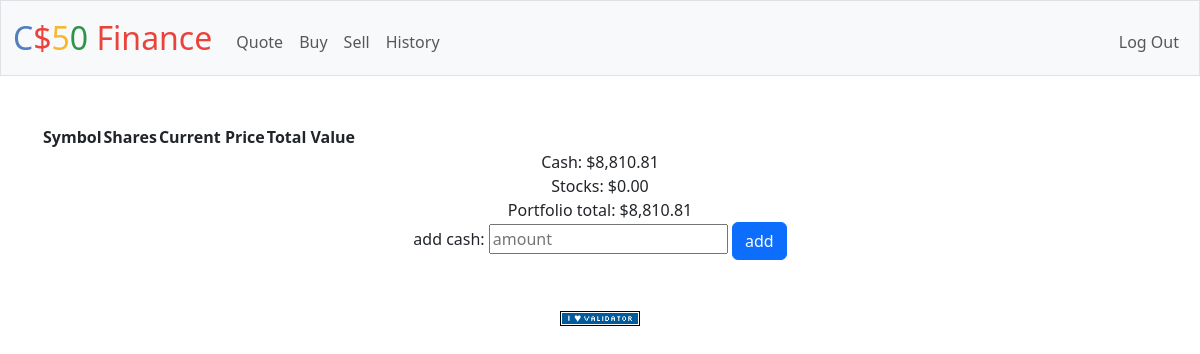
Before: / (signed in) with the older database file.
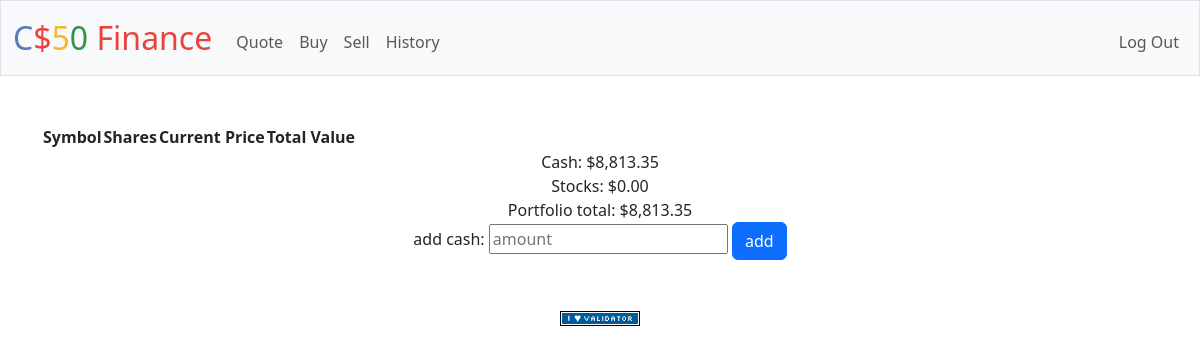
After: the same page with the newer database file.
### tables this page shows
CREATE TABLE users (id INTEGER PRIMARY KEY AUTOINCREMENT NOT NULL, username TEXT NOT NULL, hash TEXT NOT NULL, cash NUMERIC NOT NULL DEFAULT 10000.00);

### app.py (the view)
@app.route("/")
@login_required
def index():
    positions = stocks(session["user_id"])
    user = get_user(session["user_id"])
    cash = float(user["cash"])
    stock_total = 0
    for position in positions:
        stock_total += position["shares"] * position["price"]
    portfolio = {
        "cash": cash,
        "stocks": stock_total,
    }
    return render_template(
        "index.html",
        stocks=positions,
        portfolio=portfolio,
    )

### app.py (called while the page is built, shortened)
@app.after_request
def after_request(response):
    response.headers["Cache-Control"] = "no-cache, no-store, must-revalidate"
    response.headers["Expires"] = 0
    response.headers["Pragma"] = "no-cache"
    return response

def get_user(id: int) -> dict[str | Any] | None:
    db_result = db.execute("SELECT * FROM users where id = ?", id)
    if not db_result or not len(db_result):
        return None
    return db_result[0]

def stocks(id: int) -> list[dict[str, Any]]:
    stocks: dict[str, Any] = defaultdict(int)
    db_result = db.execute(
        """SELECT
            SUM(shares) as shares,
            upper(symbol) as symbol,
            tx_type,
            symbol
           FROM transactions where user_id = ? group by upper(symbol), tx_type order by upper(symbol)""",
        id,
    )
    positions: list[dict[str, Any]] = []
    logger.debug("positions: %s", positions)
    return positions

### helpers.py (called while the page is built)
def login_required(f):
    @wraps(f)
    def decorated_function(*args, **kwargs):
        if session.get("user_id") is None:
            return redirect("/login")
        return f(*args, **kwargs)
    return decorated_function

def usd(value):
    return f"${value:,.2f}"

### templates/index.html (shortened to what this page needs)
{% extends "layout.html" %}
{% block main %}
<table>
    <tr>
        <th>Symbol</th>
        <th>Shares</th>
        <th>Current Price</th>
        <th>Total Value</th>
    </tr>
</table>
{% if portfolio %}
<div>
    Cash: {{ portfolio["cash"] | usd }}
</div>
<div>
    Stocks: {{ portfolio["stocks"] | usd}}
</div>
<div>
    Portfolio total: {{ (portfolio["cash"] + portfolio["stocks"]) | usd }}
</div>
<div>
    <form action="/add" method="post">
        add cash:
        <input autocomplete="off" autofocus name="amount" placeholder="amount" type="text">
        <button class="btn btn-primary" type="submit">add</button>
    </form>
</div>
{% endif %}
{% endblock %}

### templates/layout.html (shortened to what this page needs)
<!DOCTYPE html>
<html lang="en">
    <head>
        <link href="https://cdn.jsdelivr.net/npm/bootstrap@5.3.3/dist/css/bootstrap.min.css" rel="stylesheet">
        <link href="/static/styles.css" rel="stylesheet">
    </head>
    <body>
        <nav class="bg-light border navbar navbar-expand-md navbar-light">
            <div class="container-fluid">
                <a class="navbar-brand" href="/"><span class="blue">C</span><span class="red">$</span><span class="yellow">5</span><span class="green">0</span> <span class="red">Finance</span></a>
                <div class="collapse navbar-collapse" id="navbar">
                    {% if session["user_id"] %}
                        <ul class="navbar-nav me-auto mt-2">
                            <li class="nav-item"><a class="nav-link" href="/quote">Quote</a></li>
                            <li class="nav-item"><a class="nav-link" href="/buy">Buy</a></li>
                            <li class="nav-item"><a class="nav-link" href="/sell">Sell</a></li>
                            <li class="nav-item"><a class="nav-link" href="/history">History</a></li>
                        </ul>
                        <ul class="navbar-nav ms-auto mt-2">
                            <li class="nav-item"><a class="nav-link" href="/logout">Log Out</a></li>
                        </ul>
                    {% else %}
                        <ul class="navbar-nav ms-auto mt-2">
                            <li class="nav-item"><a class="nav-link" href="/register">Register</a></li>
                            <li class="nav-item"><a class="nav-link" href="/login">Log In</a></li>
                        </ul>
                    {% endif %}
                </div>
            </div>
        </nav>
        <main class="container py-5 text-center">
            {% block main %}{% endblock %}
        </main>
        <footer class="mb-5">
            <form action="https://validator.w3.org/check" class="text-center" enctype="multipart/form-data" method="post" target="_blank">
                <input alt="Validate" src="/static/I_heart_validator.png" type="image">
            </form>
        </footer>
    </body>
</html>

### static/styles.css (style rules this page uses)
nav .navbar-brand { font-size: xx-large; }
nav .navbar-brand .blue { color: #537fbe; }
nav .navbar-brand .red { color: #ea433b; }
nav .navbar-brand .yellow { color: #f5b82e; }
nav .navbar-brand .green { color: #2e944b; }

Changed rows visible on the page:
changed users: cash "$8,810.81" → "$8,813.35"; (portfolio['cash']+portfolio['stocks'])|usd "$8,810.81" → "$8,813.35"
